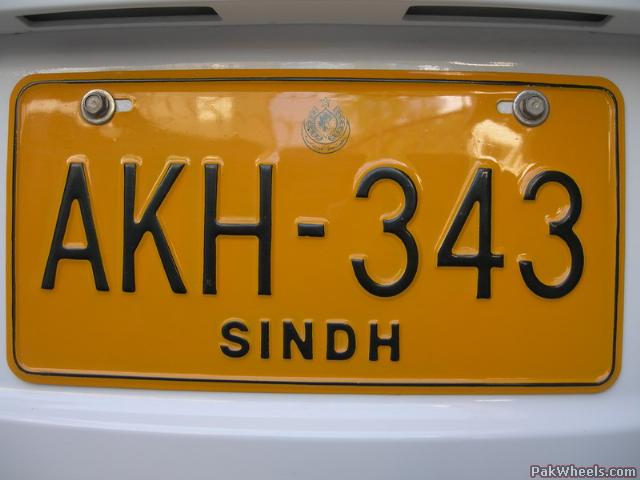
%> input picture Number_Plate_Recognizer/carplate2.jpg, 640 x 480 px
$ octave --eval "numberPlateExtraction;"   (GNU Octave 9; MATLAB toolbox functions it lacks are replaced by stand-ins)
%> lines starting %> are read from the running program, lines starting %| are printed output that depends on the picture; in (x1, y1, x2, y2) boxes, pixels count from 0 and x2, y2 are one past the last pixel; in counts of white or black regions, pixels touching at a corner belong together; the program's own positions count from 1
### Number_Plate_Recognizer/controlling.m
function r=controlling(NR)
%CONTROLLING determine the array of indices of Bounding boxes of interest.
%   R=CONTROLLING(NR) outputs the row vector R containing the indices of
%   the bounding boxes of interest from the matrix NR. NR is the matrix of
%   order numberofregionsx4. Numberofregions are the total number of
%   regions extracted from the function regionprops with the property
%   'BoundingBox'. To ensure the order cat(1,...) function could be used.
%   The code for this function emphasize on obtaining the indices of
%   Bounding boxes whose width along the y-dimension is nearly same. If
%   the approach of y-width doesn't work then Bounding Boxes with nearly
%   same y-coordinates are obtained.

[Q,W]=hist(NR(:,4)); % Histogram of the y-dimension widths of all boxes.
ind=find(Q==6); % Find indices from Q corresponding to frequency '6'.
% Since the number plates of cars in Karachi have six characters so
% find(Q==6) is used. If the code is to be implemented for some other plates
% the argument to the function 'find' has to be changed accordingly.
% Q is a row vector of frequency and W is the row vector of all the mid
% points of bins. Hist automatically selects the range of W from its input
% argument.

for k=1:length(NR)            % Taking the advantage of uniqueness of y-co
    C_5(k)=NR(k,2) * NR(k,4); % ordinate and y-width.
end
NR2=cat(2,NR,C_5');           % Appending new coloumn in NR.
[E,R]=hist(NR2(:,5),20);
Y=find(E==6);                 % Searching for six characters.
if length(ind)==1 % If six boxes of interest are succesfully found record
    MP=W(ind);    %  the midpoint of corresponding bin.
    binsize=W(2)-W(1); % Calculate the container size.
    container=[MP-(binsize/2) MP+(binsize/2)]; % Calculating the complete container size.
    r=takeboxes(NR,container,2);
elseif length(Y)==1
    MP=R(Y);
    binsize=R(2)-R(1);
    container=[MP-(binsize/2) MP+(binsize/2)]; % Calculating the complete container size.
    r=takeboxes(NR2,container,2.5); % Call to function takeboxes.
elseif isempty(ind) || length(ind)>1 % If there is no vlaue of '6' in the Q vector.
    [A,B]=hist(NR(:,2),20); % Use y-coordinate approach only.
    ind2=find(A==6);
    if length(ind2)==1
        MP=B(ind2);
        binsize=B(2)-B(1);
        container=[MP-(binsize/2) MP+(binsize/2)]; % Calculating the complete container size.
        r=takeboxes(NR,container,1);
    else
        container=guessthesix(A,B,(B(2)-B(1))); % Call of function guessthesix.
        if ~isempty(container) % If guessthesix works succesfully.
            r=takeboxes(NR,container,1); % Call the function takeboxes.
        elseif isempty(container)
            container2=guessthesix(E,R,(R(2)-R(1)));
            if ~isempty(container2)
                r=takeboxes(NR2,container2,2.5);
            else
                r=[]; % Otherwise assign an empty matrix to 'r'.
            end
        end
    end
end
end

### Number_Plate_Recognizer/takeboxes.m
function r=takeboxes(NR,container,chk)
%TAKEBOXES helps in determining the values of indices of interested Bounding boxes.
% R=TAKEBOXES(NR,CONTAINER,CHK) outputs the value of indices corresponding
% the desired Bounding boxes. NR is the numberofregionsx4 matrix of all the
% regions' Bounding boxes. CONTAINER is the width of the bin that contain
% all the six bounding boxes of interest. CHK will determine whether
% bounding boxes are y-dimension widht's wise grouped or y-coordinate wise
% grouped. CHK=2 considers y-dimension width grouping and CHK=1 considers
% y-coordinate grouping.

takethisbox=[]; % Initialize the variable to an empty matrix.
for i=1:size(NR,1)
    if NR(i,(2*chk))>=container(1) && NR(i,(2*chk))<=container(2) % If Bounding box is among the container plus tolerence.
        takethisbox=cat(1,takethisbox,NR(i,:)); % Take that box and concatenate along first dimension.
    end
end
r=[];
for k=1:size(takethisbox,1)
    var=find(takethisbox(k,1)==reshape(NR(:,1),1,[])); % Finding the indices of the interested boxes among NR
    if length(var)==1                                  % since x-coordinate of the boxes will be unique.
        r=[r var];
    else                                               % In case if x-coordinate is not unique
        for v=1:length(var)                            % then check which box fall under container condition.
            M(v)=NR(var(v),(2*chk))>=container(1) && NR(var(v),(2*chk))<=container(2);
        end
        var=var(M);
        r=[r var];
    end
end
end

### Number_Plate_Recognizer/readLetter.m
function letter=readLetter(snap)
%READLETTER reads the character fromthe character's binary image.
%   LETTER=READLETTER(SNAP) outputs the character in class 'char' from the
%   input binary image SNAP.

load NewTemplates % Loads the templates of characters in the memory.
snap=imresize(snap,[42 24]); % Resize the input image so it can be compared with the template's images.
comp=[ ];
for n=1:length(NewTemplates)
    sem=corr2(NewTemplates{1,n},snap); % Correlation the input image with every image in the template for best matching.
    comp=[comp sem]; % Record the value of correlation for each template's character.
end
vd=find(comp==max(comp)); % Find the index which correspond to the highest matched character.
%*-*-*-*-*-*-*-*-*-*-*-*-*-
% Accodrding to the index assign to 'letter'.
% Alphabets listings.
if vd==1 || vd==2
    letter='A';
elseif vd==3 || vd==4
    letter='B';
elseif vd==5
    letter='C';
elseif vd==6 || vd==7
    letter='D';
elseif vd==8
    letter='E';
elseif vd==9
    letter='F';
elseif vd==10
    letter='G';
elseif vd==11
    letter='H';
elseif vd==12
    letter='I';
elseif vd==13
    letter='J';
elseif vd==14
    letter='K';
elseif vd==15
    letter='L';
elseif vd==16
    letter='M';
elseif vd==17
    letter='N';
elseif vd==18 || vd==19
    letter='O';
elseif vd==20 || vd==21
    letter='P';
elseif vd==22 || vd==23
    letter='Q';
elseif vd==24 || vd==25
    letter='R';
elseif vd==26
    letter='S';
elseif vd==27
    letter='T';
elseif vd==28
    letter='U';
elseif vd==29
    letter='V';
elseif vd==30
    letter='W';
elseif vd==31
    letter='X';
elseif vd==32
    letter='Y';
elseif vd==33
    letter='Z';
    %*-*-*-*-*
% Numerals listings.
elseif vd==34
    letter='1';
elseif vd==35
    letter='2';
elseif vd==36
    letter='3';
elseif vd==37 || vd==38
    letter='4';
elseif vd==39
    letter='5';
elseif vd==40 || vd==41 || vd==42
    letter='6';
elseif vd==43
    letter='7';
elseif vd==44 || vd==45
    letter='8';
elseif vd==46 || vd==47 || vd==48
    letter='9';
else
    letter='0';
end
end

### Number_Plate_Recognizer/numberPlateExtraction.m
function numberPlateExtraction
%NUMBERPLATEEXTRACTION extracts the characters from the input number plate

figure(1)
f=imread('carplate2.jpg'); % Reading the number plate image.
%> f is the input picture: size 480x640x3 uint8; mean R, G, B 152.5, 119, 68
imshow(f)

figure(2)
f=imresize(f,[400 NaN]); % Resizing the image keeping aspect ratio same.
%> f: size 400x534x3 uint8
imshow(f)

figure(3)
g=rgb2gray(f); % Converting the RGB (color) image to gray (intensity).
imshow(g)

figure(4)
g=medfilt2(g,[3 3]); % Median filtering to remove noise.
imshow(g)

%figure(5)
se=strel('disk',1); % Structural element (disk of radius 1) for morphological processing.
%se.Neighborhood

figure(6)
gi=imdilate(g,se); % Dilating the gray image with the structural element.
imshow(gi)

figure(7)
ge=imerode(g,se); % Eroding the gray image with structural element.
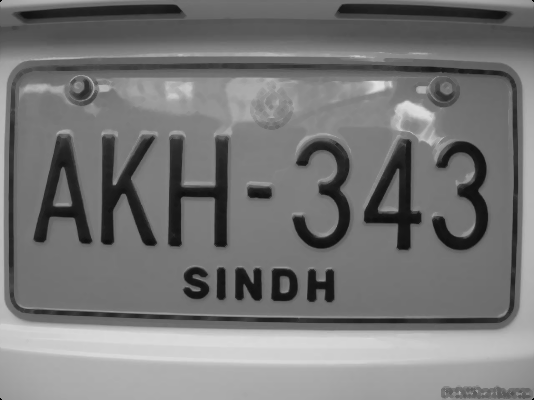
%> ge: size 400x534 uint8; min 0, max 225, mean 118.7
imshow(ge)

figure(8)
gdiff=imsubtract(gi,ge); % Morphological Gradient for edges enhancement.
imshow(gdiff)

%figure(9)
gdiff=mat2gray(gdiff); % Converting the class to double.
%> gdiff: size 400x534 double
%simshow(gdigg)

figure(10)
gdiff=conv2(gdiff,[1 1;1 1]); % Convolution of the double image for brightening the edges.
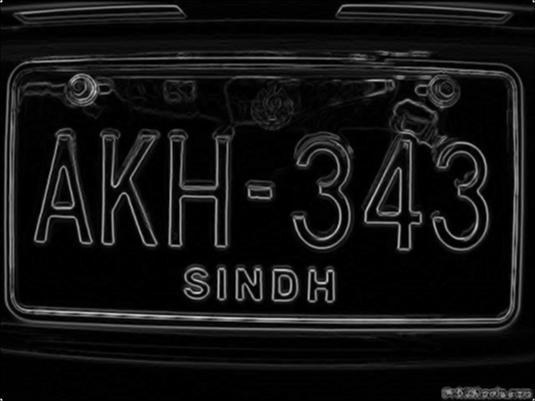
%> gdiff: size 401x535 double; min 0, max 3.01, mean 0.223; drawn with min black and max white
imshow(gdiff)
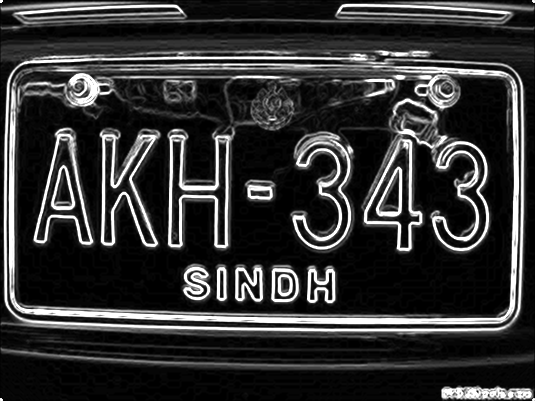
%> displayed picture: size 401x535, on the screen's scale of 0 to 255; min 0, max 255, mean 51

figure(11)
gdiff=imadjust(gdiff,[0.5 0.7],[0 1],0.1); % Intensity scaling between the range 0 to 1.
imshow(gdiff)

figure(12)
B=logical(gdiff); % Conversion of the class from double to binary.
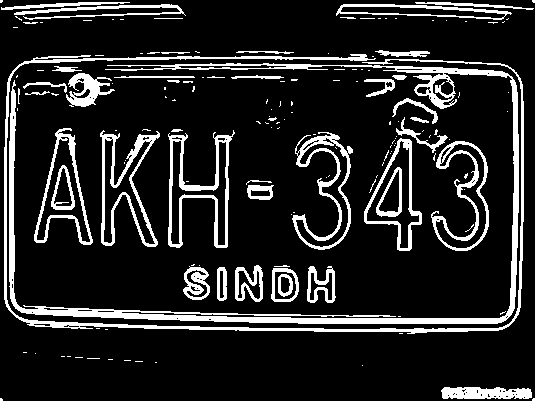
%> B: size 401x535 logical; 14.6% white; 157 white regions (111 under 20 px), largest, box (x1, y1, x2, y2) and area: (9, 63, 519, 324) 8100, (4, 54, 524, 334) 4650, (168, 130, 235, 248) 1831
imshow(B)

figure(13)
% Eliminating the possible horizontal lines from the output image of regiongrow
% that could be edges of license plate.
er=imerode(B,strel('line',50,0));
%> er: size 401x535 logical; 2% white; 42 white regions (28 under 20 px), largest, box (x1, y1, x2, y2) and area: (43, 310, 483, 324) 1954, (55, 323, 480, 332) 942, (78, 57, 350, 60) 469
imshow(er)

figure(14)
out1=imsubtract(B,er);
%> out1: size 401x535 double; values 0 (black) and 1 (white), 12.6% white; 236 white regions (142 under 20 px), largest, box (x1, y1, x2, y2) and area: (383, 66, 519, 324) 2028, (168, 130, 235, 248) 1831, (9, 80, 164, 317) 1726
imshow(out1)

figure(15)
% Filling all the regions of the image.
F=imfill(out1,'holes');
%> F: size 401x535 double; values 0 (black) and 1 (white), 17.9% white; 231 white regions (140 under 20 px), largest, box (x1, y1, x2, y2) and area: (168, 130, 235, 248) 3499, (34, 128, 93, 245) 3311, (364, 138, 422, 251) 3280
imshow(F)

figure(16)
% Thinning the image to ensure character isolation.
H=bwmorph(F,'thin',1);
%> H: size 401x535 logical; 13.7% white; 231 white regions (148 under 20 px), largest, box (x1, y1, x2, y2) and area: (365, 139, 421, 250) 2992, (168, 130, 234, 247) 2970, (35, 129, 92, 244) 2968
imshow(H)

figure(17)
H=imerode(H,strel('line',3,90));
%> H: size 401x535 logical; 10.4% white; 93 white regions (65 under 20 px), largest, box (x1, y1, x2, y2) and area: (365, 140, 421, 249) 2876, (35, 132, 92, 243) 2830, (169, 137, 231, 246) 2802
imshow(H)

figure(18)
% Selecting all the regions that are of pixel area more than 100.
final=bwareaopen(H,100);
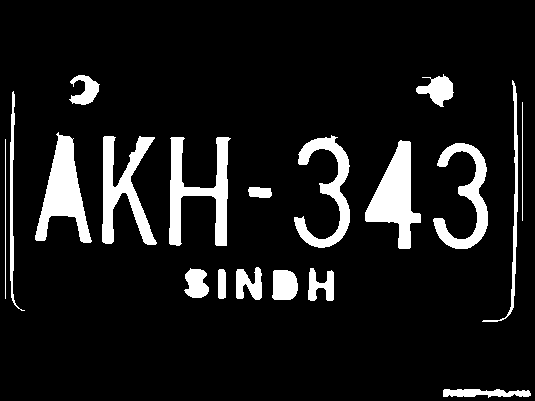
%> final: size 401x535 logical; 10.1% white; 19 white regions
imshow(final)
% Two properties 'BoundingBox' and binary 'Image' corresponding to these
% Bounding boxes are acquired.
Iprops=regionprops(final,'BoundingBox','Image');
%> Iprops = 19 regions; largest, box (x1, y1, x2, y2): (482, 80, 518, 322), (169, 137, 231, 246), (294, 135, 350, 248), (35, 132, 92, 243), (365, 140, 421, 249)
% Selecting all the bounding boxes in matrix of order numberofboxesX4;
NR=cat(1,Iprops.BoundingBox);
%> NR = 19 rows, first 8: [5.5 139.5 1 160; 10.5 91.5 15 220; 35.5 132.5 57 111; 69.5 75.5 31 30; 102.5 136.5 55 109; 169.5 137.5 62 109; 184.5 268.5 25 30; 218.5 269.5 8 30]
% Calling of controlling function.
r=controlling(NR); % Function 'controlling' outputs the array of indices of boxes required for extraction of characters.
%> in controlling, `[Q,W]=hist(NR(:,4));`: Q = [6 3 0 0 7 0 1 0 0 2]; W = [20.65 43.95 67.25 90.55 113.8 137.2 160.4 183.8 207.1 230.3]
%> in controlling, `ind=find(Q==6); % Find indices from Q corresponding to frequency '6'.`: ind = 1
%> the loop in controlling, `for k=1:length(NR)` made 19 passes
%> after the loop in controlling, `for k=1:length(NR)`: C_5 = 19 values, max 22320 at index 1, min 2062.5 at index 10, mean 11409.1
%> in controlling, `NR2=cat(2,NR,C_5');`: NR2 = 19 rows, first 8: [5.5 139.5 1 160 22320; 10.5 91.5 15 220 20130; 35.5 132.5 57 111 14707.5; 69.5 75.5 31 30 2265; 102.5 136.5 55 109 14878.5; 169.5 137.5 62 109 14987.5; 184.5 268.5 25 30 8055; 218.5 269.5 8 30 8085]
%> in controlling, `[E,R]=hist(NR2(:,5),20);`: E = 20 values, max 4 at index 13, min 0 at index 3, mean 0.95; R = 20 values from 2568.9 to 21813.6
%> in controlling, `Y=find(E==6);`: Y = []
%> in controlling, `MP=W(ind);`: MP = 20.65
%> in controlling, `binsize=W(2)-W(1);`: binsize = 23.3
%> in controlling, `container=[MP-(binsize/2) MP+(binsize/2)];`: container = [9 32.3]
%> the loop in takeboxes, `for i=1:size(NR,1)` made 19 passes
%> takethisbox on passes 4, 7, 8: [69.5 75.5 31 30], [69.5 75.5 31 30; 184.5 268.5 25 30], [69.5 75.5 31 30; 184.5 268.5 25 30; 218.5 269.5 8 30]
%> after the loop in takeboxes, `for i=1:size(NR,1)`: takethisbox = [69.5 75.5 31 30; 184.5 268.5 25 30; 218.5 269.5 8 30; 248.5 187.5 24 11; 272.5 270.5 26 30; 443.5 389.5 88 9]
%> the loop in takeboxes, `for k=1:size(takethisbox,1)` made 6 passes
%> (var, r) on passes 1 to 6: (4, 4), (7, [4 7]), (8, [4 7 8]), (10, [4 7 8 10]), (11, [4 7 8 10 11]), (17, [4 7 8 10 11 17])
%> in controlling, `r=takeboxes(NR,container,2);`: r = [4 7 8 10 11 17]
%> r = [4 7 8 10 11 17]
if ~isempty(r) % If succesfully indices of desired boxes are achieved.
    I={Iprops.Image}; % Cell array of 'Image' (one of the properties of regionprops)
%> I = 19 items
    noPlate=[]; % Initializing the variable of number plate string.
    for v=1:length(r)
        N=I{1,r(v)}; % Extracting the binary image corresponding to the indices in 'r'.
        letter=readLetter(N); % Reading the letter corresponding the binary image 'N'.
        while letter=='O' || letter=='0' % Since it wouldn't be easy to distinguish
            if v<=3                      % between '0' and 'O' during the extraction of character
                letter='O';              % in binary image. Using the characteristic of plates in Karachi
            else                         % that starting three characters are alphabets, this code will
                letter='0';              % easily decide whether it is '0' or 'O'. The condition for 'if'
            end                          % just need to be changed if the code is to be implemented with some other
            break;                       % cities plates. The condition should be changed accordingly.
        end
        noPlate=[noPlate letter]; % Appending every subsequent character in noPlate variable.
    end
%> this loop made 6 passes
%> (vd in readLetter, noPlate) on passes 1 to 6: (36, '3'), (45, '38'), (7, '38D'), (50, '38D0'), (7, '38D0D'), (50, '38D0D0')
%> pass 1, in readLetter, `snap=imresize(snap,[42 24]); % Resize the input image so it can be com..`:
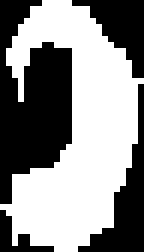
%> snap: size 42x24 logical (shown 6 times larger); 54.8% white; 4 black regions, box (x1, y1, x2, y2) and area: (0, 0, 12, 34) 260, (13, 14, 24, 42) 97, (12, 0, 24, 13) 75, (0, 35, 9, 42) 24
%> pass 2, in readLetter (call 2), `snap=imresize(snap,[42 24]); % Resize the input image so it can be com..`:
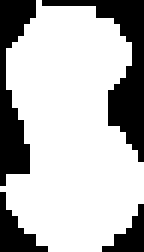
%> snap: size 42x24 logical (shown 6 times larger); 72.1% white; 4 black regions, box (x1, y1, x2, y2) and area: (7, 0, 24, 27) 122, (0, 0, 6, 31) 98, (0, 32, 8, 42) 35, (17, 34, 24, 42) 26
    fid = fopen('noPlate.txt', 'wt'); % This portion of code writes the number plate
    fprintf(fid,'%s\n',noPlate);      % to the text file, if executed a notepad file with the
    fclose(fid);                      % name noPlate.txt will be open with the number plate written.
    winopen('noPlate.txt')

else % If fail to extract the indexes in 'r' this line of error will be displayed.
    fprintf('Unable to extract the characters from the number plate.\n');
    fprintf('The characters on the number plate might not be clear or touching with each other or boundries.\n');
end
end
